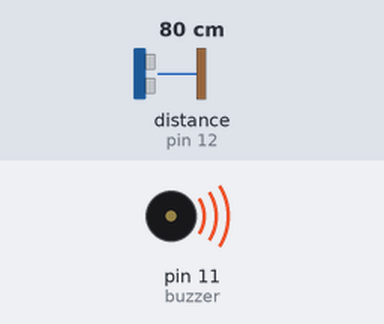
Recording of a sketch running on a simulated Arduino Uno, built with avr-gcc and run on an emulated ATmega328P. Parts: buzzer (waves = sounding, pin HIGH). Wiring (inferred from the names in the program): ultrasonic range finder: trigger pin 13; echo pin 12. Inputs (shaded band) come from the test bench; at power-on: distance to the obstacle (sensor on pin 12) 80 cm. The echo pulse lasts 58.3 µs per cm; pins used as bus, display or sensor lines are not drawn.

Above: at 1.2 s.
1.3 s: distance to the obstacle (sensor on pin 12) set to 56 cm
2.8 s: distance to the obstacle (sensor on pin 12) set to 46 cm
At 5.7 s:
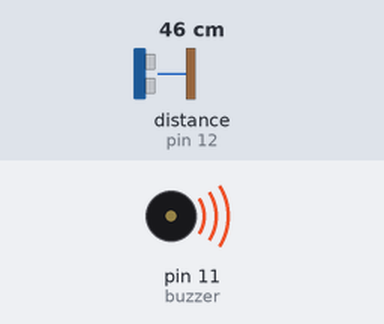
5.8 s: distance to the obstacle (sensor on pin 12) set to 60 cm
At 6.8 s:
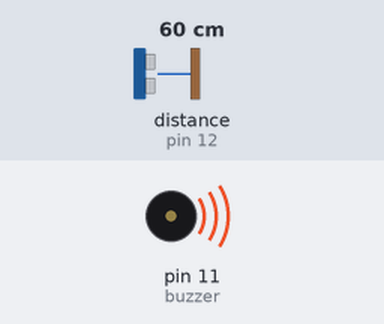
7.3 s: distance to the obstacle (sensor on pin 12) set to 35 cm
At 7.45 s:
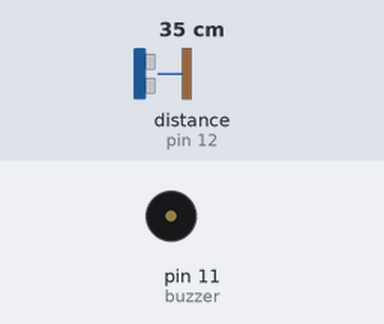
Timing chart, 0 to 11.3 s (numbered marks = the images above; inputs shaded):
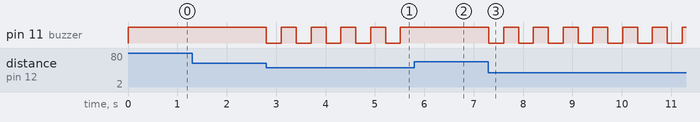

The sketch:

blind_stick_code.ino
```cpp
#define trigPin 13
#define echoPin 12
#define buzzer 11

long duration;
int distance;

void setup() {
  pinMode(trigPin, OUTPUT);
  pinMode(echoPin, INPUT);
  pinMode(buzzer, OUTPUT);
}

void loop() {
  digitalWrite(trigPin, LOW);
  delayMicroseconds(2);

  digitalWrite(trigPin, HIGH);
  delayMicroseconds(10);
  digitalWrite(trigPin, LOW);

  duration = pulseIn(echoPin, HIGH);

  distance = duration * 0.034 / 2;

  if (distance > 0 && distance <= 20) {
    digitalWrite(buzzer, HIGH);
    delay(100);
    digitalWrite(buzzer, LOW);
    delay(100);
  }
  else if (distance > 20 && distance <= 50) {
    digitalWrite(buzzer, LOW);
    delay(300);
    digitalWrite(buzzer, HIGH);
    delay(300);
  }
  else {

    digitalWrite(buzzer, HIGH);
  }
}
```

Measured:
- the behaviour switches between 52 and 51 cm on distance to the obstacle (sensor on pin 12) (found by bisection; images 0 and 1)
- after the input at 1.3 s, every drawn part: stays the same
- after the input at 2.8 s, pin 11 (buzzer): alternates HIGH for 0.30 s and LOW for 0.30 s, starting at once
- after the input at 5.8 s, pin 11 (buzzer): stops changing and stays HIGH
- after the input at 7.3 s, pin 11 (buzzer): alternates HIGH for 0.30 s and LOW for 0.30 s, starting at once
